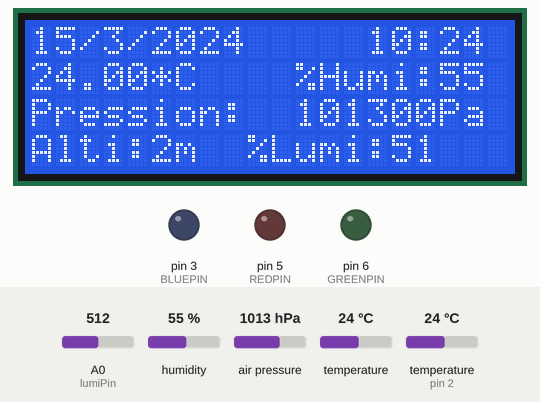
Simulated run of this sketch. Board: Arduino Uno, built with avr-gcc and run on an emulated ATmega328P. On the bench: 20×4 character LCD, output pins drawn as LEDs (lit = HIGH). The test bench sets the inputs (shaded band); at power-on: A0 (lumiPin) = 512, humidity 55 %, air pressure 1013 hPa, temperature 24 °C, temperature (sensor on pin 2) 24 °C. The local clock reads 2024-03-15 10:24:30 at power-on unless the sketch sets it; what the sketch prints to the serial monitor is not drawn.

Above: at 0.6 s.
At 124.1 s:
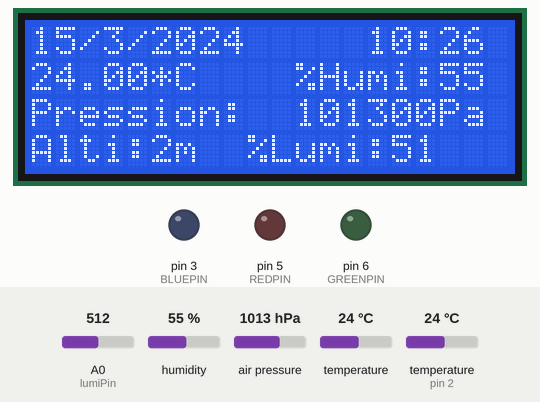

The sketch:

code_arduino.ino
```cpp
#include <LiquidCrystal.h> //On inclue les différentes librairies
#include <Wire.h>
#include <Adafruit_BMP085.h>
#include "DHT.h"
#include "RTClib.h"

#define DHTPIN 2 //on définit le pin du DHT
#define DHTTYPE DHT22 //on définit le type du DHT peut aussi etre DHT11 ou DHT21

#define REDPIN 5 //On définit le Pin pour les LED rouge
#define GREENPIN 6 //On définit le Pin pour les LED bleu
#define BLUEPIN 3 //On définit le Pin pour les LED verte
//#define FADESPEED 20 //On définit un indicateur de temps pour la rotation des couleurs et le rafraissichement des données

LiquidCrystal lcd(7, 8, 9, 10, 11, 12); //On définie les Pins pour l'écran LCD

const int lumiPin = A0; //On définit le Pin de la photorésistance

Adafruit_BMP085 bmp;//on démarre les variables de lesibraries
DHT dht(DHTPIN, DHTTYPE);
RTC_DS1307 RTC;

void setup() {
  Serial.begin(19200); //on demarre une communication serial
  dht.begin();
  Wire.begin();
  if (!bmp.begin()) {
	Serial.println("BMP085 ERREUR !!!");//on vérifie si le bmp085 fonctionne
	while (1) {}
  }
  Serial.println("DHT21 TEST");//on vérifie si le DHT fonctionne

  RTC.begin();
  if (! RTC.isrunning()) {
    Serial.println("RTC ERREUR !!!");// la ligne suivante définit l'heure du RTC à celle ou le code a été compilé
    RTC.adjust(DateTime(__DATE__, __TIME__));
  }

  //On définie les Pins en mode sortie pour le ruban LED
   pinMode(REDPIN, OUTPUT);
   pinMode(GREENPIN, OUTPUT);
   pinMode(BLUEPIN, OUTPUT);

  lcd.begin(20, 4); //On définit le nombre de caractères par ligne et le nombre de lignes du LCD

}

void loop() {

  int lumiValue = analogRead(lumiPin); //On lit la valeur de la photorésistance

/* Pour utiliser la valeur de la photorésistance, il faut faire un peu de math.
La photorésistance fournit un nombre à 10-bits.
Mais analogWrite() utilise des chiffres à 8-bits.
Il faut diviser la valeur par 10 pour ramener celle-ci à un % */
  int lumilcdValue = lumiValue/10;

  int alti = bmp.readAltitude();//on ne garde que la partie entière de la valeur pour l'altittude sa gagne toujours deux caracteres sur le lcd...

  int h = dht.readHumidity(); //on definit h pour stocker la valeur d'humidité
  int t = dht.readTemperature();//on definit t pour stocker la valeur de temperature
  float temp = bmp.readTemperature();
  float tfi = (temp + t)/2;
  delay(300);

  if (isnan(t) || isnan(h))
    {
    Serial.println("DHT ERREUR !!!");//on revérifie le dht
    } else {
    Serial.print("Humidite: ");//on imprime les valeurs dans le serial si le lcd ne marche pas cela permet de débeguer...
    Serial.print(h);
    Serial.print(" %\t");
    Serial.print("Temperature: ");
    Serial.print(t);
    Serial.println(" *C");
  }
    Serial.print("Temperature = ");// a partir d'ici ce sont les données du bmp085
    Serial.print(bmp.readTemperature());
    Serial.println(" *C");
    Serial.print("Pression = ");
    Serial.print(bmp.readPressure());
    Serial.println(" Pa");
    Serial.print("Altittude = ");
    Serial.print(bmp.readAltitude());
    Serial.println(" metres");
    Serial.print("Real altitude = ");
    Serial.print(bmp.readAltitude(101500));
    Serial.println(" metres");
    Serial.println("temp moyenne");
    Serial.print(tfi);
    Serial.println(" *C");
    Serial.println();

    DateTime now = RTC.now();// a partir d'icic ce sont les données du DS1307
    Serial.print(now.year(), DEC);
    Serial.print('/');
    Serial.print(now.month(), DEC);
    Serial.print('/');
    Serial.print(now.day(), DEC);
    Serial.print(' ');
    Serial.print(now.hour(), DEC);
    Serial.print(':');
    Serial.print(now.minute(), DEC);
    Serial.print(':');
    Serial.print(now.second(), DEC);
    Serial.println();
    Serial.print("Depuis Minuit 1/1/1970 = ");
    Serial.print(now.unixtime());
    Serial.print("s = ");
    Serial.print(now.unixtime() / 86400L);
    Serial.println("d");
    // calcul d'une date dans 7jours
    DateTime future (now.unixtime() + 7 * 86400L + 30);
    Serial.print("Maintenant + 7 Jours + 30 Secondes: ");
    Serial.print(future.year(), DEC);
    Serial.print('/');
    Serial.print(future.month(), DEC);
    Serial.print('/');
    Serial.print(future.day(), DEC);
    Serial.print(' ');
    Serial.print(future.hour(), DEC);
    Serial.print(':');
    Serial.print(future.minute(), DEC);
    Serial.print(':');
    Serial.print(future.second(), DEC);
    Serial.println();
    Serial.println();

  // on passe à l'affichage sur le lcd
  lcd.clear();
  lcd.print(now.day(), DEC); //On affiche le jour
  lcd.print('/');
  lcd.print(now.month(), DEC); //On affiche le mois
  lcd.print('/');
  lcd.print(now.year(), DEC); //On affiche l'annee
  lcd.print("     "); //espace
  lcd.print(now.hour(), DEC); //On affiche l'heure
  lcd.print(':');
  lcd.print(now.minute(), DEC); //On affiche les minutes
  lcd.setCursor(0, 1); //On passe à la seconde ligne
  lcd.print(tfi); //On affiche notre moyenne de température
  lcd.print("*C"); //On affiche l'unité de température
  lcd.print("    "); //espace
  lcd.print("%Humi:"); //On affiche le % d'humidité
  lcd.print(h); //On affiche notre moyenne de température
  lcd.setCursor(0, 2); //On passe à la troisieme ligne
  lcd.print("Pression:  "); //On affiche la pression atmosphérique
  lcd.print(bmp.readPressure()); //on lit la valeur de pression du BMP085
  lcd.print("Pa"); //On affiche l'unité de pression : Pascal
  lcd.setCursor(0, 3); //On passe à la quatrième ligne
  lcd.print("Alti:"); //On affiche l'altitude
  lcd.print(alti); //On lit la valeur depuis le BMP085
  lcd.print("m"); //On affiche l'unité d'altitude : mètres
  lcd.print("  "); //espace
  lcd.print("%Lumi:"); //On affiche le % de lumiere
  lcd.print(lumilcdValue); //On affiche la valeur calculé plus haut

  delay(15000);// on patiente ^^
  lcd.clear(); // on nettoie le lcd pour les prochaines données

}
```

Measured:
- what the display in image 0 shows lasts 15.0 s, from 0.5 s to 15.5 s
